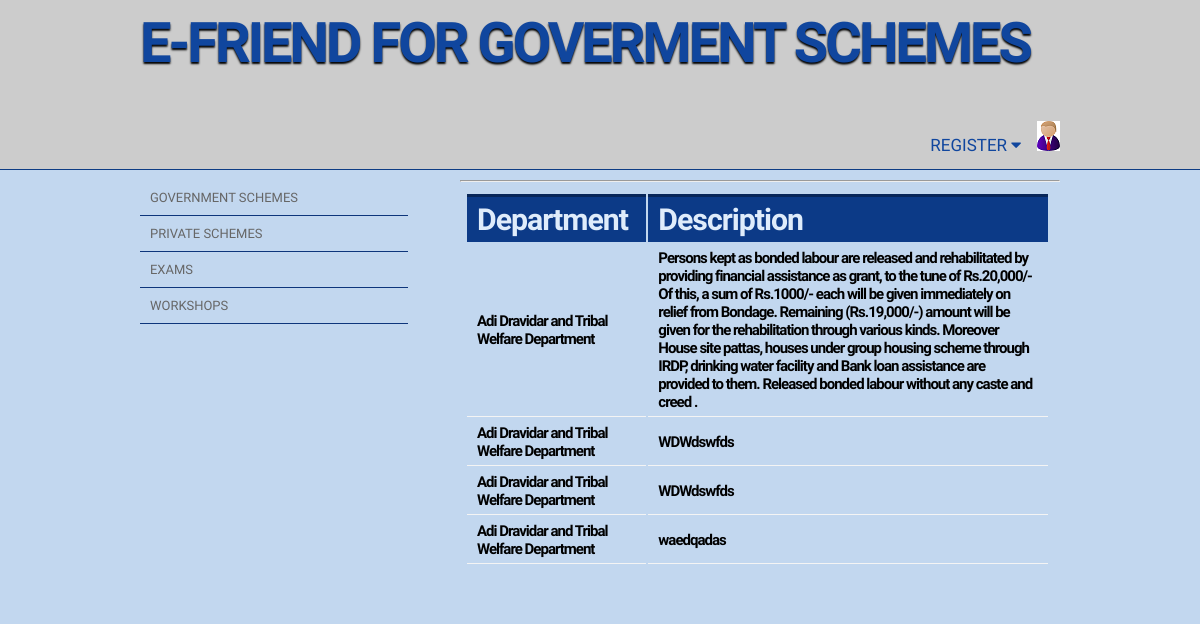
The page / on the database its author committed.
### tables this page shows
CREATE TABLE `g_scheme` (
  `department` varchar(100) NOT NULL,
  `description` varchar(1000) NOT NULL
);

### index.php (the view, shortened to what this page needs)
<!doctype html>
<html>
<head>
<link rel="stylesheet" href="styles.css" type="text/css" />
<link rel="stylesheet" href="https://cdnjs.cloudflare.com/ajax/libs/font-awesome/4.7.0/css/font-awesome.min.css">
</head>
<body>
		<div id="sitename">
			<div class="width">
				<h1><a style="color:#10469E;"> E-FRIEND FOR GOVERMENT SCHEMES</a></h1>
				<nav>
					<ul >
					<img src="a.png">
							<div class="dropdown">
							<button class="dropbtn">REGISTER
							  <i class="fa fa-caret-down"></i>
							</button>
						  </div>
        				</ul>
				</nav>
				<div class="clear"></div>
			</div>
		</div>
		<section id="body" class="width clear">
			<aside id="sidebar" class="column-left">
				<ul>
                	<li>
                        <ul class="blocklist">
                            <li class=""><a href="gindex.php">GOVERNMENT SCHEMES</a></li>
                            <li><a href="pindex.php">PRIVATE SCHEMES</a></li>
                            <li><a href="exams.php">EXAMS</a></li>
                            <li><a href="workshop.php">WORKSHOPS</a></li>
                        </ul>
					</li>
				</ul>
			</aside>
			<section id="content" class="column-right">
					<hr/>
	    <article>
			<h2 style="color:black;">
				<div class="container">
<table class="table table-striped">
    <thead>
    <tr>
        <th>Department</th>
        <th>Description</th>
    </tr>
    </thead>
    <tbody>
    <tr>
<?php
 include 'db.php';
$r=mysqli_query($con,"select * from g_scheme where department='Adi Dravidar and Tribal Welfare Department' ");
while ($row=mysqli_fetch_row($r))
{
echo "<td>".$row[0]."</td>";
echo "<td>".$row[1]." </td>";
echo  "</tr>";
}
?>
  </tbody>
  </table>
</div>
			</h2>
					</article>
		</section>
	</section>
</body>
</html>

### styles.css (style rules this page uses)
body { margin:0px auto; padding:0; font-family: 'Oxygen', 'sans-serif'; font-size: 1.0em; color:#333; background:#c2d7ef; }
* { margin:0; padding:0; }
table { width:100%; text-align:left; }
th, td { padding:5px 10px; }
th { color:#dfecfb; border-top:3px solid #082659; background-color:#0C3A87; }
td { border-bottom:1px solid #f4f4f4; font-size: 15px; }
a { color:#0D3C84; }
h1 { font-size:2.4em; }
h2 { color:#0B2F6B; font-size:1.8em; font-weight:bold; letter-spacing:-1px; padding:0 0 5px; margin:0; }
ul, ol { margin:0 0 35px 35px; }
li { padding-bottom:5px; }
.width { width:920px; margin: 0 auto; }
.dropdown { float: left; overflow: hidden; }
.dropdown .dropbtn { font-size: 17px; border: none; outline: none; color:#10469E; padding: 14px 16px; background-color: inherit; font-family: inherit; margin: 0; }
div#sitename { background-color:#ccc; background: linear-gradient(#f7f9f9); border-bottom: 1px solid #0d3c84; }
div#sitename h1 { letter-spacing:-3px; margin:0; font-size: 3.5em; float: left; padding:10px 0 10px; }
div#sitename h1 a, div#sitename h1 a:hover { color:#fff; font-weight:bold; text-shadow:0px 2px 2px #000; text-decoration:none; }
nav { float: right; margin-top: 35px; }
nav ul { list-style: none; padding: 0; margin: 0; }
section#body { padding:10px 0; background:#c2d7ef; }
section#content { width:600px; }
.column-left { float:left; margin-right:20px; }
.column-right { float:right; }
aside#sidebar { width:268px; }
aside#sidebar ul { margin:0; padding:0; list-style:none; }
aside#sidebar li ul { margin-bottom:20px; }
aside#sidebar li ul li { display:block; padding:12px 10px; border-bottom:1px solid #0d357b; color:#777; }
aside#sidebar li { color:#666; font-size: 0.9em; }
aside#sidebar li ul li a { text-decoration:none; color:#666; font-weight:normal; }
aside#sidebar li ul.blocklist li { padding:0; }
aside#sidebar li ul.blocklist li a { color:#666; display:block; padding:10px 10px; }
article { padding: 10px 10px 20px 5px; font-size: 0.9em; }
article h2 { padding-bottom: 0; font-size: 2.1em; }
.clear:after { content: "."; display: block; clear: both; visibility: hidden; line-height: 0; height: 0; }
.clear { display: inline-block; }
.clear { display: block; }

### rows shown on the page
g_scheme: department "Adi Dravidar and Tribal Welfare Department", description "Persons kept as bonded labour are released and rehabilitated by providing financial assistance as grant, to the tune of Rs.20,000/- Of this, a sum of Rs.1000/- each will be given immediately on relief from Bondage. Remaining (Rs.19,000/-) amount will be given for the rehabilitation through various kinds. Moreover House site pattas, houses under group housing scheme through IRDP, drinking water facility and Bank loan assistance are provided to them. Released bonded labour without any caste and creed ."
g_scheme: department "Adi Dravidar and Tribal Welfare Department", description "WDWdswfds"
g_scheme: department "Adi Dravidar and Tribal Welfare Department", description "WDWdswfds"
g_scheme: department "Adi Dravidar and Tribal Welfare Department", description "waedqadas"
